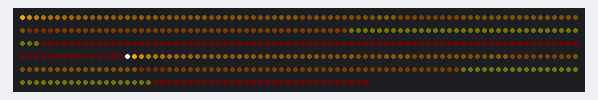
This sketch was run on a simulated Arduino Uno, built with avr-gcc and run on an emulated ATmega328P. On the bench: 450 RGB LEDs in strip order, left to right, continuing on the next row. The strip is taken to match the declared colour order.

Above: at 92.0 s.

Measured:
- what the display in image 0 shows lasts 8.1 s, from 92.0 s to 100.1 s

The sketch:

kitchen_orange.ino
```cpp
#include <Adafruit_NeoPixel.h>

#define PIN 2
#define LED_COUNT 450

Adafruit_NeoPixel strip = Adafruit_NeoPixel(LED_COUNT, PIN, NEO_RGB + NEO_KHZ800);

uint32_t green = 0xFF0000;
uint32_t red = 0x00FF00;
uint32_t blue = 0x0000FF;
uint32_t orange = 0xFFA300;
uint32_t yellow = 0xFFFF00;
uint32_t teal = 0xFF00FF;
uint32_t purple = 0x00FFFF;
uint32_t white = 0xFFFFFF;

void clearStrip() {
  for( int i = 0; i<LED_COUNT; i++){
    strip.setPixelColor(i, 0x000000); strip.show();
  }
}

void setup() {
  strip.begin();
  strip.show();

  Serial.begin(9600);

  clearStrip();
}

void loop() {

//for(uint16_t j=0; j<LED_COUNT; j++) {
//strip.setPixelColor(j, dimColor(orange,j+1));
//}

 strip.show();
//  delay(10);
//  colorWipe(strip.Color(255, 163, 0), 50);
//strip.setBrightness(30);
colourCycle(orange);
}


void colourCycle(uint32_t color){
  uint32_t old_val[LED_COUNT];
clearStrip();
  for(uint16_t i=0; i<LED_COUNT; i++) {
clearStrip();
      strip.setPixelColor(i, color);
      for(int x = i; x<LED_COUNT; x++) {
        strip.setPixelColor(x, dimColor(orange,x+1));
          delay(150);
//        strip.show();
      }
      strip.show();
      delay(150);
  }
}

uint32_t dimColor(uint32_t color, uint8_t width) {
   return (((color&0xFF0000)/width)&0xFF0000) + (((color&0x00FF00)/width)&0x00FF00) + (((color&0x0000FF)/width)&0x0000FF);
}

void colorWipe(uint32_t c, uint8_t wait) {
  for(uint16_t i=0; i<strip.numPixels(); i++) {
      strip.setPixelColor(i, c);
      strip.show();
      delay(wait);
  }
}


void rainbowCycle(uint8_t wait) {
  uint16_t i, j;

  for(j=0; j<256*5; j++) { // 5 cycles of all colors on wheel
    for(i=0; i< strip.numPixels(); i++) {
      strip.setPixelColor(i, Wheel(((i * 256 / strip.numPixels()) + j) & 255));
    }
    strip.show();
    delay(wait);
  }
}

// Input a value 0 to 255 to get a color value.
// The colours are a transition r - g - b - back to r.
uint32_t Wheel(byte WheelPos) {
  if(WheelPos < 85) {
   return strip.Color(WheelPos * 3, 255 - WheelPos * 3, 0);
  } else if(WheelPos < 170) {
   WheelPos -= 85;
   return strip.Color(255 - WheelPos * 3, 0, WheelPos * 3);
  } else {
   WheelPos -= 170;
   return strip.Color(0, WheelPos * 3, 255 - WheelPos * 3);
  }
}
```
